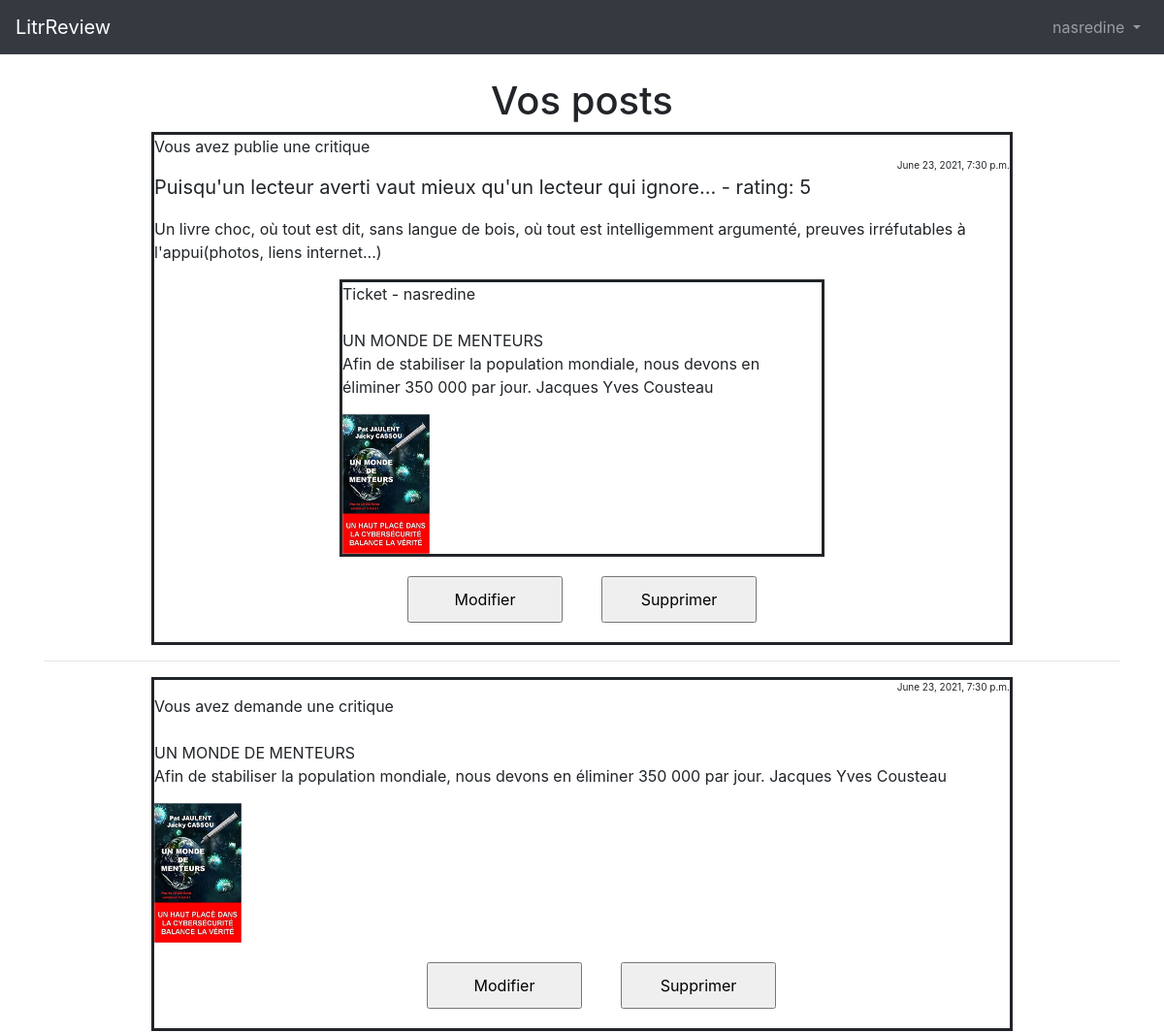
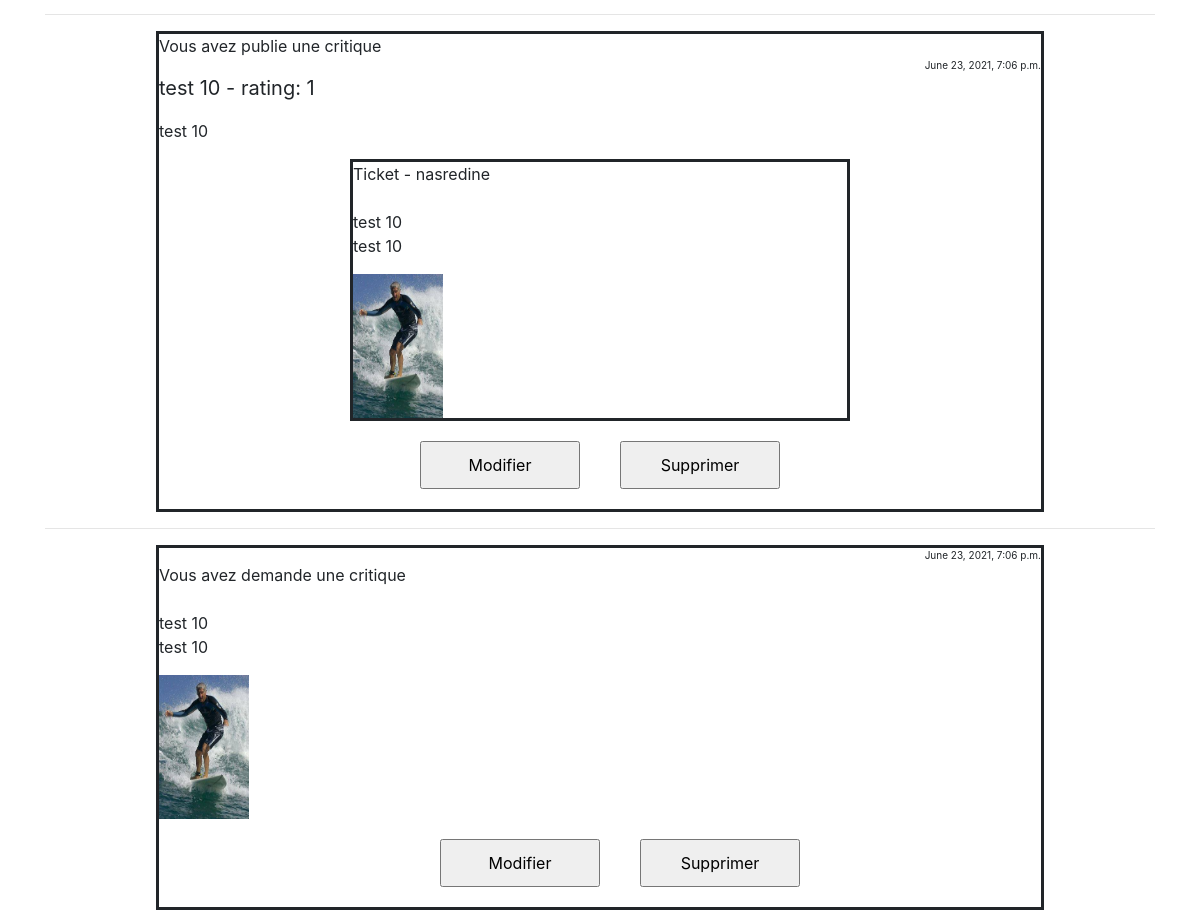
The page /tickets/list/ (signed in, upper part) on the database as committed earlier (2 pictures, top to bottom).
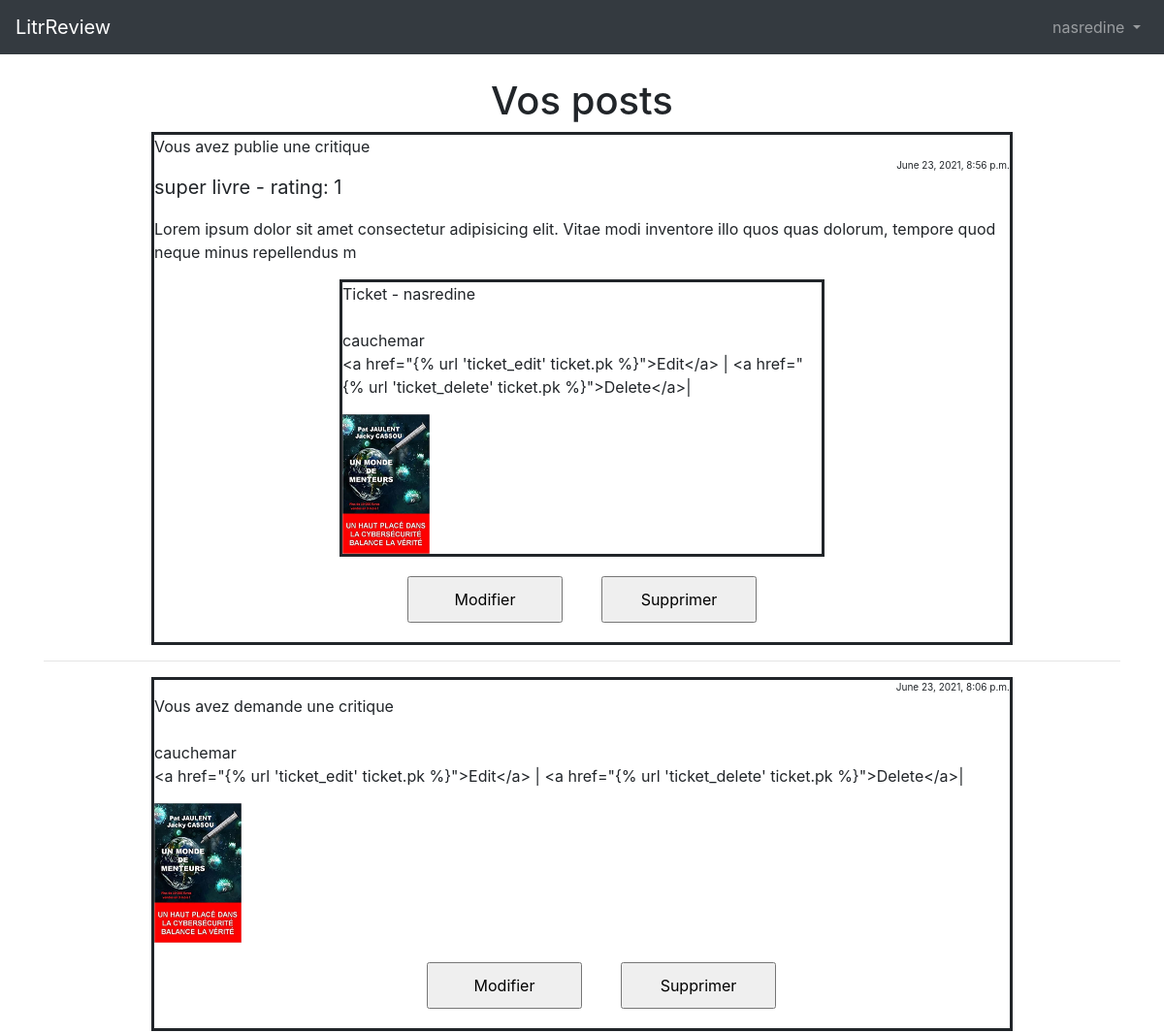
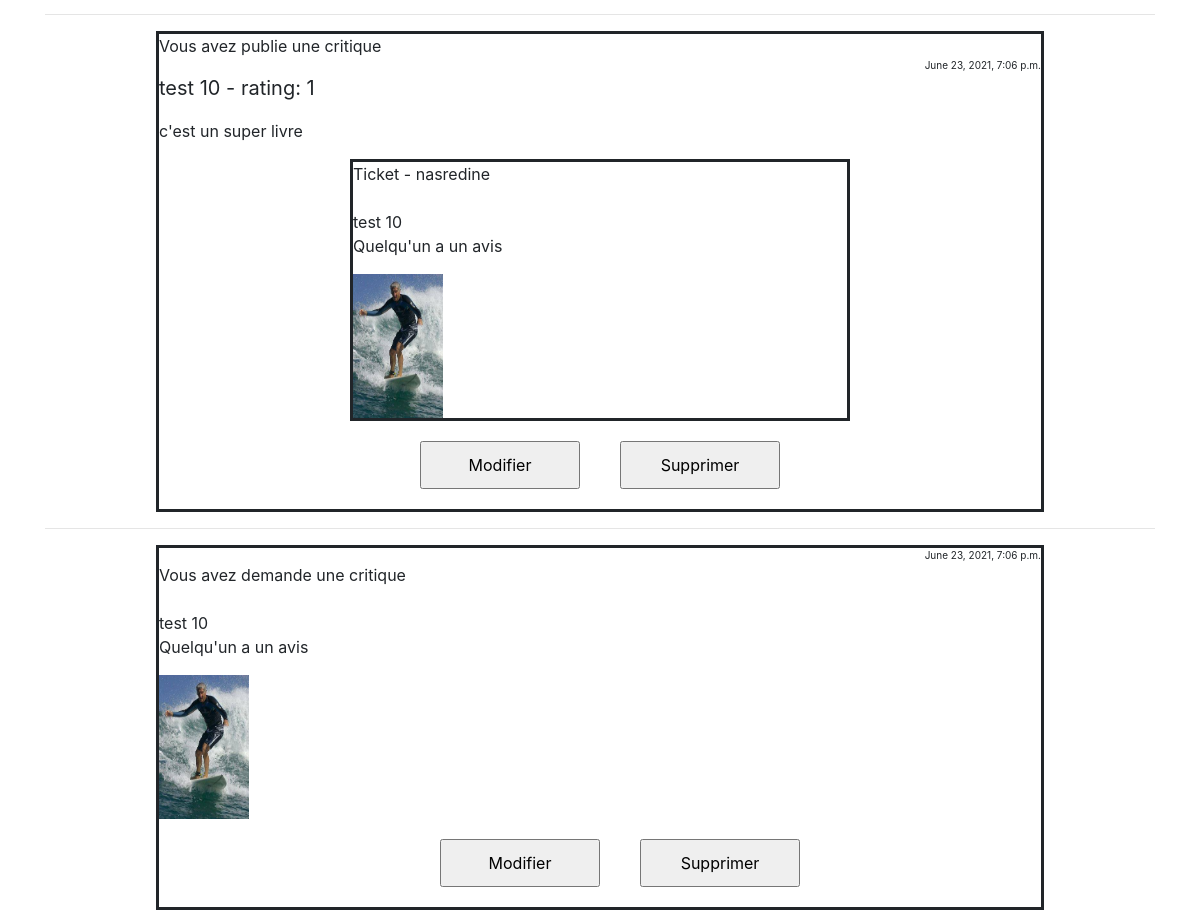
The same page on the database as committed later (2 pictures, top to bottom).
### tickets/models.py (models this page shows, shortened)
class Review(models.Model):
    ticket = ForeignKey(Ticket,
                        on_delete=models.CASCADE,
                        related_name='comments',)
    headline = models.CharField(max_length=128, default="", editable=True)
    rating = models.PositiveSmallIntegerField(default=1, validators=[
                                              MinValueValidator(0), MaxValueValidator(5)], editable=True, )
    body = models.CharField(max_length=140)
    user = ForeignKey(get_user_model(), on_delete=models.CASCADE)
    time_created = models.DateTimeField(
        auto_now_add=True, null=True, blank=True)
    class Meta:
        ordering = ('-time_created',)

class Ticket(models.Model):
    title = models.CharField(verbose_name="Titre", max_length=128)
    description = models.TextField(max_length=2048, blank=True)
    time_created = models.DateTimeField(auto_now_add=True)
    image = models.ImageField(upload_to='images/', null=True, blank=True)
    user = models.ForeignKey(
        get_user_model(),
        on_delete=models.CASCADE, )

### users/models.py (models this page shows)
class CustomUser(AbstractUser):
    age = models.PositiveIntegerField(null=True, blank=True)

### tickets/views.py (the view)
# urls.py: path('list/', TicketCurrentUserView.as_view(),
class TicketCurrentUserView(LoginRequiredMixin, ListView):
    model = Ticket
    template_name = 'ticket_current_user_list.html'
    login_url = 'login'
    def get_queryset(self):
        posts_current_user = self.model.objects.filter(user=self.request.user)
        ordered_posts = posts_current_user.order_by('-time_created')
        reviews_current_user = Review.objects.filter(user=self.request.user)
        ordered_review = reviews_current_user.order_by('-time_created')
        result_list2 = sorted(chain(
            ordered_posts, ordered_review), key=lambda instance: instance.time_created, reverse=True)
        return result_list2

### templates/ticket_current_user_list.html (shortened to what this page needs)
{% extends 'base.html' %}
{% block content %}
<h1 style="text-align: center;">Vos posts</h1>
{% for ticket in object_list %}
{% if ticket.title %}
<div style="border-style: solid;width: 80%;margin: auto;word-wrap:break-word;">
    <div style="font-size: 10px; text-align: right;vertical-align: text-top;">
        {{ ticket.time_created }}
    </div>
    <div>Vous avez demande une critique</div>
    <br>
    <div>{{ticket.title}}</div>
    <p>{{ticket.description}}</p>
    <img src="{{ ticket.image.url }}" alt="no image" width="90" height="144">
    <div style="width: 100%; margin-bottom: 20px;margin: 20px;">
        <div style="width: 50%; float: left;text-align: right;margin-bottom: 20px;">
            <form style="margin-right: 20px;" action="{% url 'ticket_edit' ticket.pk %}">
                <input style="width: 10em;  height: 3em;" type="submit" value="Modifier" />
            </form>
        </div>
        <div style="margin-left: 50%; ">
            <form style="margin-left: 20px;" action="{% url 'ticket_delete' ticket.pk %}">
                <input style="width: 10em;  height: 3em;" type="submit" value="Supprimer" />
            </form>
        </div>
    </div>
</div>
<hr>
{% else %}
<div style="border-style: solid;width: 80%;margin: auto;word-wrap:break-word;">
    <div>
        <div>Vous avez publie une critique</div>
        <div style="font-size: 10px; text-align: right;vertical-align: text-top;">{{ ticket.time_created }}</div>
    </div>
    <p style="font-size: 20px;">{{ ticket.headline }} - rating: {{ ticket.rating }}</p>
    <p>{{ ticket.body|linebreaks }}</p>
    <div style="border-style: solid;width: 500px;margin: auto;word-wrap:break-word;">
        <div>Ticket - {{ticket.ticket.user}}</div>
        <br>
        <div>{{ticket.ticket.title}}</div>
        <p>{{ ticket.ticket.description }}</p>
        <img src="{{ ticket.ticket.image.url }}" alt="no image" width="90" height="144">
    </div>
    <div style="width: 100%;margin-bottom: 20px;margin-top: 20px;">
        <div style="width: 50%; float: left; text-align: right;">
            <form style="margin-right: 20px;" action="{% url 'review_edit' ticket.pk %}">
                <input style="width: 10em;  height: 3em;" type="submit" value="Modifier" />
            </form>
        </div>
        <div style="margin-left: 50%;">
            <form style="margin-left: 20px;" action="{% url 'review_delete' ticket.pk %}">
                <input style="width: 10em;  height: 3em;" type="submit" value="Supprimer" />
            </form>
        </div>
    </div>
</div>
<hr>
{% endif %}
{% endfor %}
{% endblock content %}

Rows that differ between the two databases and show on the page:
removed Review: time_created "June 23, 2021, 7:30 p.m.", headline "Puisqu'un lecteur averti vaut mieux qu'un lecteur qui ignore...", rating "5", body "Un livre choc, où tout est dit, sans langue de bois, où tout est intelligemment argumenté, preuves irréfutables à l'appui(photos, liens internet...)", ticket.user "nasredine", ticket "UN MONDE DE MENTEURS", ticket.description "Afin de stabiliser la population mondiale, nous devons en éliminer 350 000 par jour. Jacques Yves Cousteau", ticket.image (picture)
removed Ticket: time_created "June 23, 2021, 7:30 p.m.", title "UN MONDE DE MENTEURS", description "Afin de stabiliser la population mondiale, nous devons en éliminer 350 000 par jour. Jacques Yves Cousteau", image (picture)
added Review: time_created "June 23, 2021, 8:56 p.m.", headline "super livre", rating "1", body "Lorem ipsum dolor sit amet consectetur adipisicing elit. Vitae modi inventore illo quos quas dolorum, tempore quod neque minus repellendus m", ticket.user "nasredine", ticket "cauchemar", ticket.description "<a href=\"{% url 'ticket_edit' ticket.pk %}\">Edit</a> | <a href=\"{% url 'ticket_delete' ticket.pk %}\">Delete</a>|", ticket.image (picture)
added Ticket: time_created "June 23, 2021, 8:06 p.m.", title "cauchemar", description "<a href=\"{% url 'ticket_edit' ticket.pk %}\">Edit</a> | <a href=\"{% url 'ticket_delete' ticket.pk %}\">Delete</a>|", image (picture)
changed Review "test 10": body "test 10" → "c'est un super livre"; ticket.description "test 10" → "Quelqu'un a un avis"
changed Ticket "test 10": description "test 10" → "Quelqu'un a un avis"
